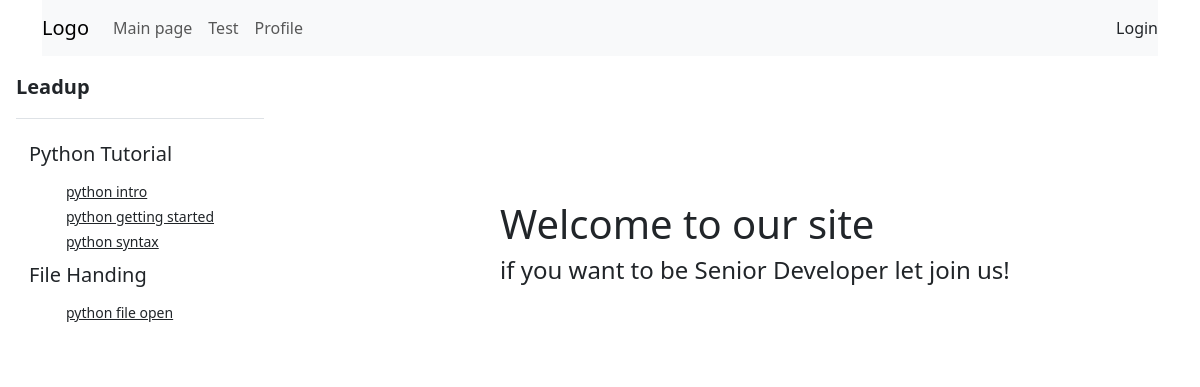
Page /python/ on the earlier database version.
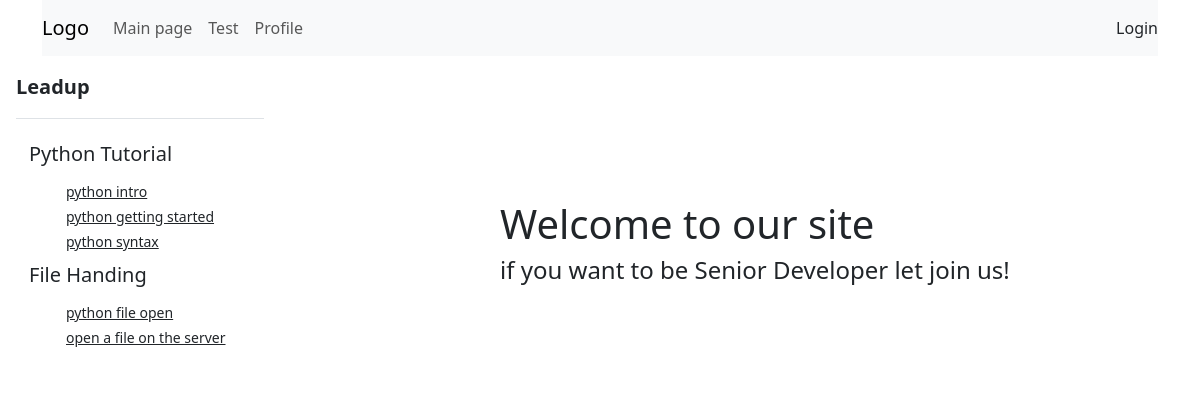
Same page on the later database version.
### app/models.py (models this page shows, shortened)
class Chapter(models.Model):
    name = models.CharField(max_length=150)

class Page(models.Model):
    whichChapter = models.ForeignKey(Chapter, on_delete=models.CASCADE)
    name = models.CharField(max_length=150)
    slug=models.SlugField(max_length=250, null=True, blank=True)
    text = RichTextField(blank=True, null=True)
    def get_absolute_url(self):
        return reverse('view_news', kwargs={"pk": self.pk})

### app/views.py (the view)
# urls.py: path('python/', views.python, name="python"),
def python(request):
    a = Chapter.objects.all().prefetch_related('page_set')
    context = {'a':a}
    return render(request, "python.html", context)

### templates/python.html (shortened to what this page needs)
<!DOCTYPE html>
<html lang="en">
<head>
    <link href="https://cdn.jsdelivr.net/npm/bootstrap@5.3.0-alpha1/dist/css/bootstrap.min.css" rel="stylesheet">
</head>
<body>
<div class="container">
<nav class="navbar navbar-expand-lg navbar-light bg-light">
  <a class="navbar-brand" href="#">Logo</a>
  <div class="collapse navbar-collapse" id="navbarNav">
    <ul class="navbar-nav">
      <li class="nav-item active">
        <a class="nav-link" href="{% url 'main'%}">Main page</a>
      </li>
      <li class="nav-item active">
        <a class="nav-link" href="#">Test</a>
      </li>
      <li class="nav-item active">
        <a class="nav-link" href="#">Profile</a>
      </li>
    </ul>
  </div>
  <div class="nav-item active">
        <a class="nav-link" href="#">Login</a>
      </div>
</nav>
</div>
<div class="flex-shrink-0 p-3 bg-white" style="width: 280px;">
    <a href="/" class="d-flex align-items-center pb-3 mb-3 link-dark text-decoration-none border-bottom">
      <span class="fs-5 fw-semibold">Leadup</span>
    </a>
      <ul class="list-unstyled ps-0">
        {% for chapter in a %}
        <button class="btn btn-toggle align-items-center rounded" data-bs-toggle="collapse" data-bs-target="#home-collapse" aria-expanded="true">
            <h5>{{ chapter.name }}</h5>
        </button>
            {% for page in chapter.page_set.all %}
          <ul class="btn-toggle-nav list-unstyled fw-normal pb-1 small">
            <li><a href="{{ page.get_absolute_url }}" class="link-dark rounded">
              <div style="margin-left:50px;" class="ml-4">{{ page.name }}</div>
            </a></li>
          </ul>
            {% endfor %}
      {% endfor %}
    </ul>
  </div>
<DIV class="welcome">
  <H1>Welcome to our site</H1>
  <H4>if you want to be Senior Developer let join us!</H4>
</DIV>
</body>
</html>

Differences in the rows shown:
added Page: name "open a file on the server", shown under Chapter "File Handing"
